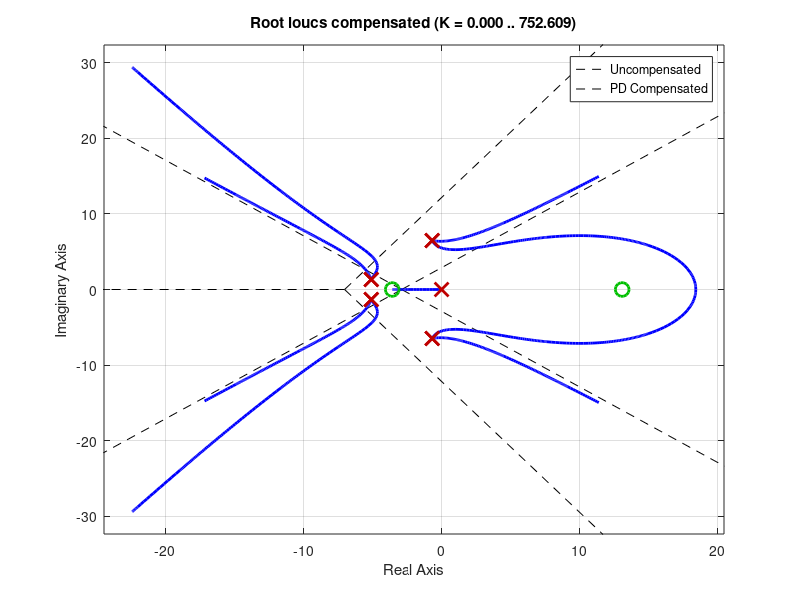
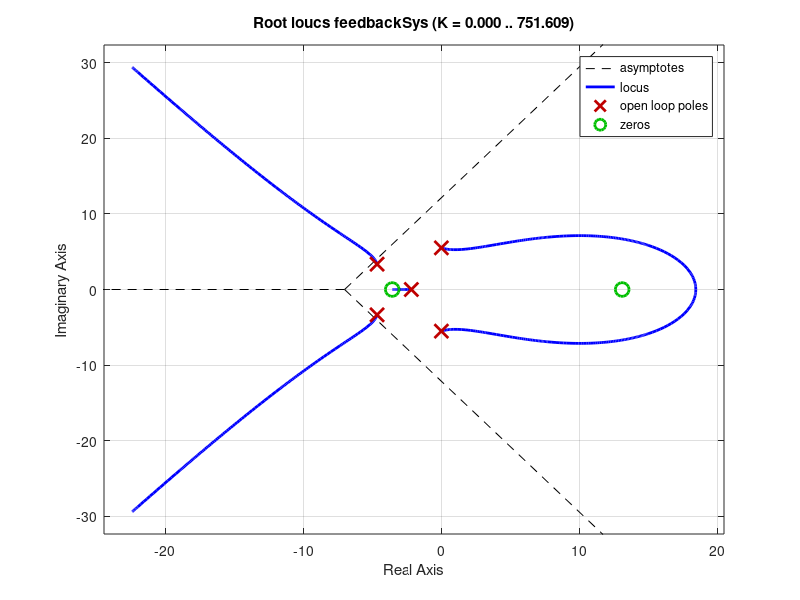
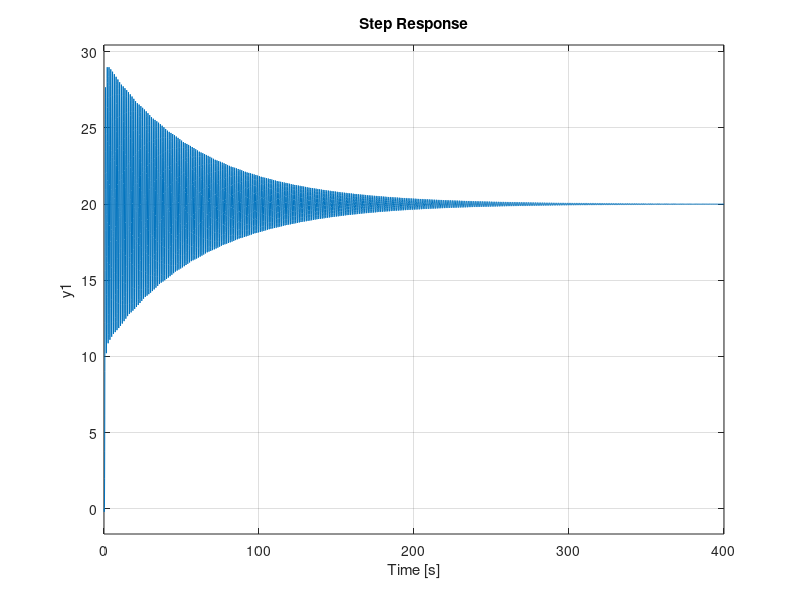
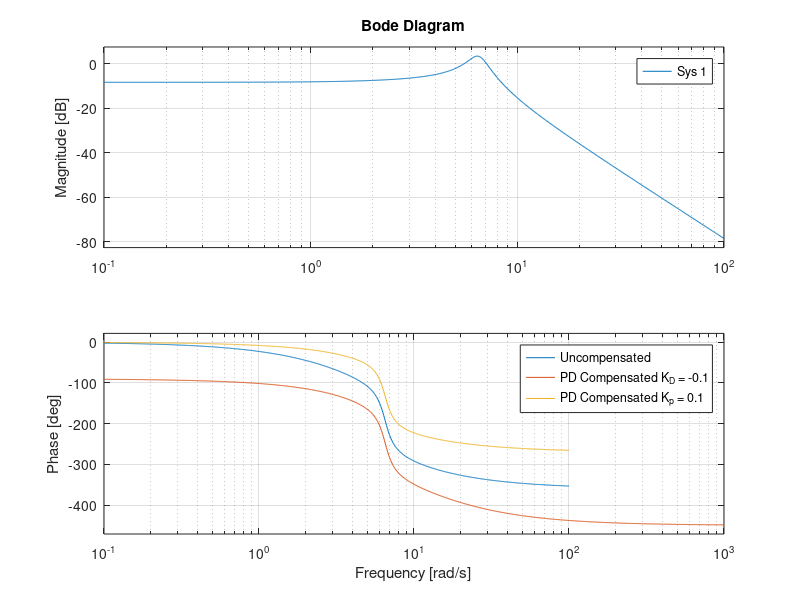

MATLAB code for these plots, in order:
clear
close all

sys = tf([0,0,0,0,360.030121478794], [1,11.5758154704500,84.2362155121299,470.992803495151,1178.09505338830])%From Lab 3
sys =  sys * 1/4 * 0.228 * 180/pi

kp = 0.38;
ki = 1.87;
kd = -0.04;
%ki = 2.81;
%I = tf([1 ki/kp], 1);
%G = tf(1, [1 0]);pi/180
s = tf('s');
%compensated = kp * I * G * sys;
compensated = (kd * s + kp + ki/s) * sys;
feedbackSys = feedback(compensated,1);
%figure(1)
%t = 0.01: 0.01: 10;
%pzmap(feedbackSys)
figure(4)
step(20 * feedbackSys);
figure(5)
bode(sys)
hold on
bode(compensated)
bode((0.1*s + kp) * sys);
hold off
legend("Uncompensated", "PD Compensated K_D = -0.1", "PD Compensated K_p = 0.1")
%hold on 
%step(20 * pi/180 * sys)
%hold off1/
%figure(2)
figure(1)
rlocus(sys)
hold on
rlocus(compensated)
legend("Uncompensated", "PD Compensated")
hold off
figure(3)
rlocus(feedbackSys)

